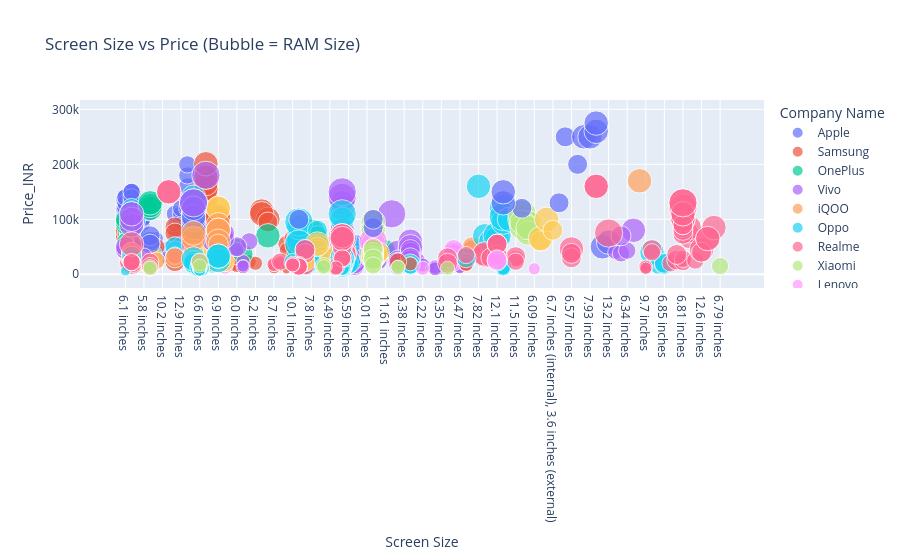

Notebook code cell kept with this figure:
### Markdown cell above
### 5️⃣ Screen size vs Price (bubble by RAM)

### Code cell
fig = px.scatter(data, x="Screen Size", y="Price_INR", size="RAM_GB",
                 color="Company Name", hover_name="Model Name",
                 title="Screen Size vs Price (Bubble = RAM Size)")
fig.show()
